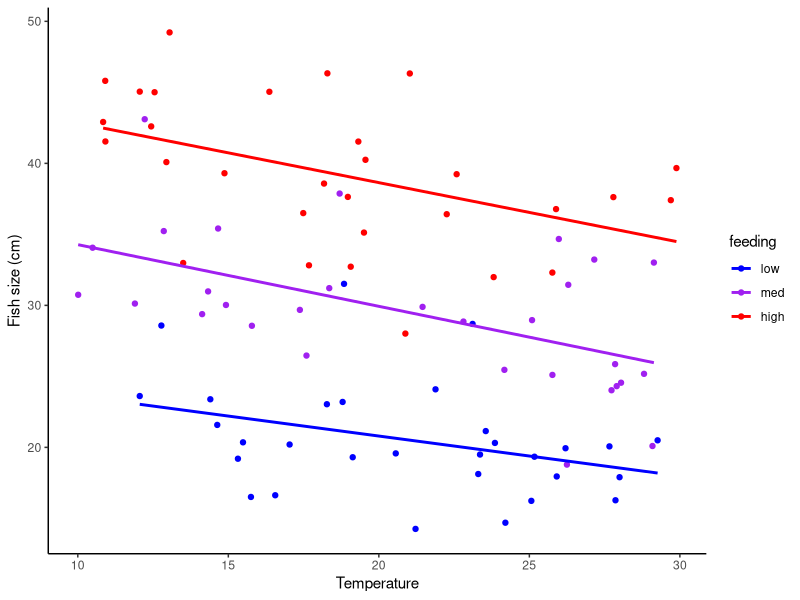
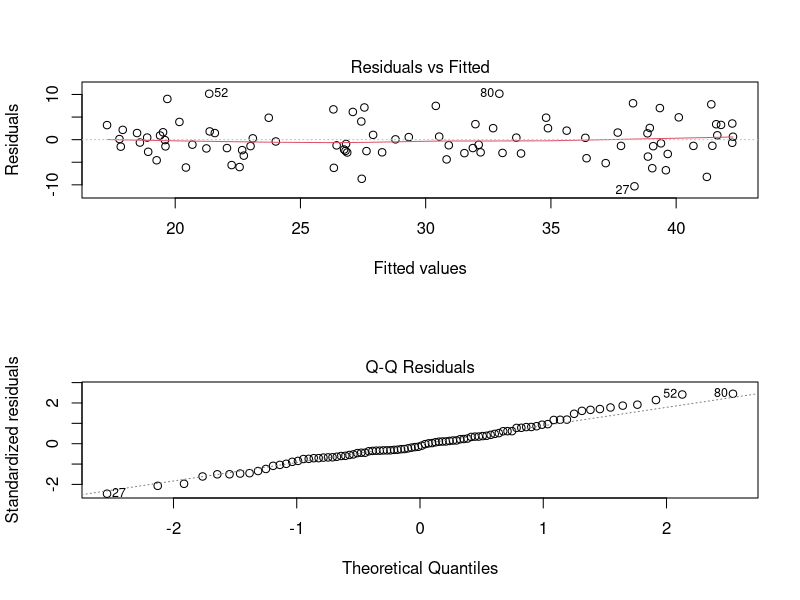
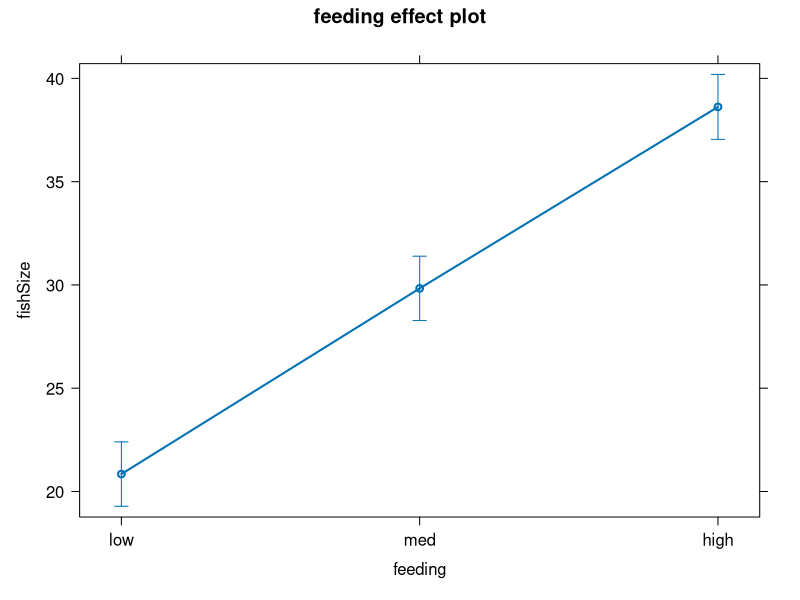
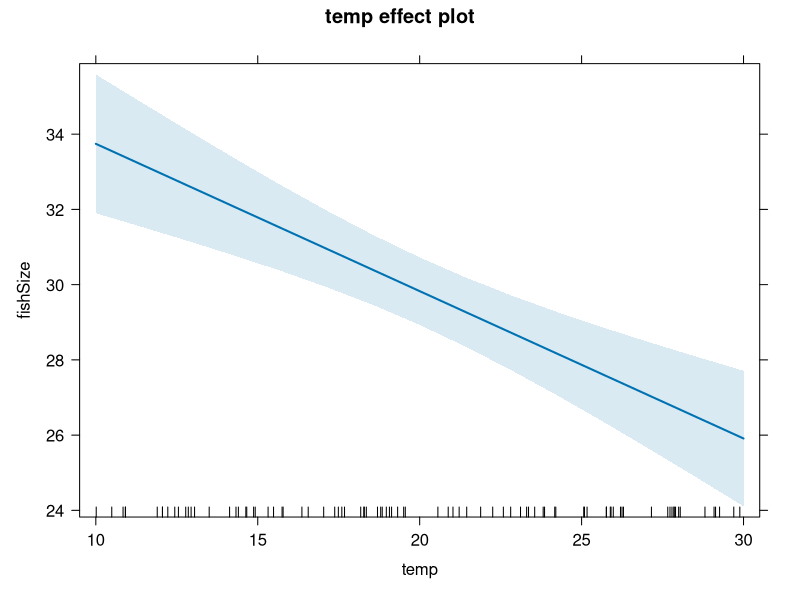
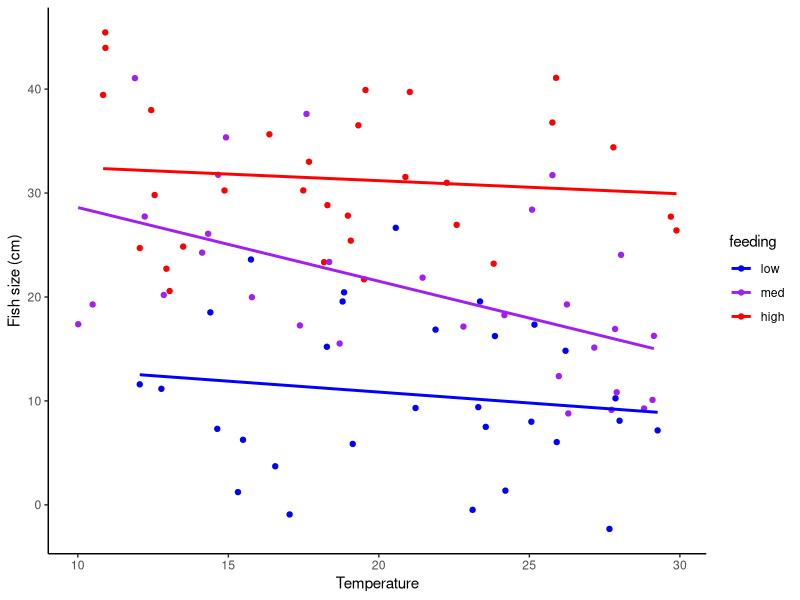
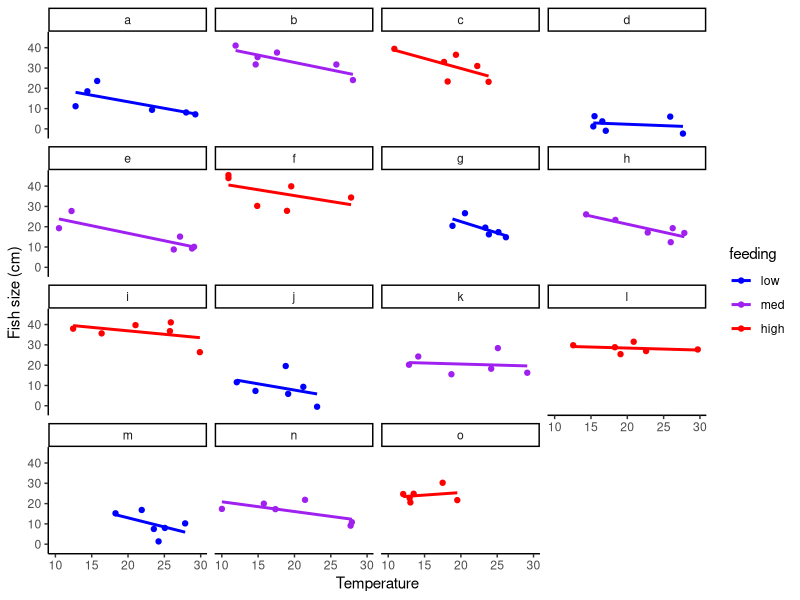
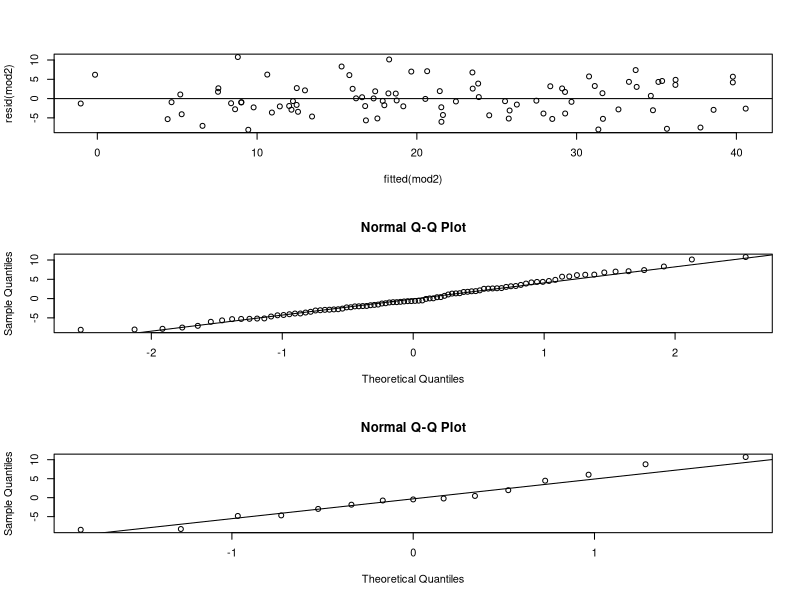

Write the R code that produced these figures, in order.
#Example of fitting process for linear mixed effects models
#Written by Sam Robinson, winter 2020
library(lme4)
library(tidyverse)
library(effects)
theme_set(theme_classic())

rm(list=ls())
# Simple linear model (lm) ------------------------------------------------

#First, generate some data:
#Fish sizes in some population are driven by temperature (temp) and feeding (low, med, high)

set.seed(123) #Make sure we get the same random numbers

N <- 90
temp <- runif(N,10,30) 
feeding <- rep(c('low','med','high'),length.out=N)
feeding <- factor(feeding,levels=c('low','med','high'))

slopeTemp <- -0.5 #For each extra degree, fish are 0.5cm smaller
int <- 30
slopeMed <- 10
slopeHigh <- 20
allCoefs <- c(int,slopeMed,slopeHigh,slopeTemp)
noise <- 5 #Error term (SD of residuals)
fishSize <- model.matrix(~feeding+temp) %*% allCoefs + rnorm(N,0,noise) 

#Put everything together in a data frame
fishDat <- data.frame(fishSize=fishSize,temp=temp,feeding=feeding)

#Take a look at the data
ggplot(fishDat,aes(x=temp,y=fishSize,col=feeding))+
  geom_point()+geom_smooth(method='lm',se=F)+
  scale_colour_manual(values=c('blue','purple','red'))+
  labs(x='Temperature',y='Fish size (cm)')

#Fit model
mod1 <- lm(fishSize~feeding+temp,data=fishDat)
summary(mod1) #Get a summary of model

#Check residuals
par(mfrow=c(2,1))
#These look OK. Can also do formal tests (Shapiro-Wilk, Kolmogorov-Smirnoff),
#but these often don't work well.
plot(mod1,which=c(1,2)) 
par(mfrow=c(1,1))

#Check strength of terms

#Beware of using this. This is a Type-I or "sequential" ANOVA that drops terms
#in order they are specified. This means that the p-values can change depending
#on the order the terms were entered in the model (try switching feeding/temp
#and run this again)
anova(mod1) 

#Better to use this. This is a Type-III ANOVA that drops terms individually.
drop1(mod1,test='F')

#Plot the model results

#If we want to show only the effect of one term, we need to "subtract out" the
#effect of the others. This is called a partial effects plot. It's fairly
#straightforward to do this in base R, but there's a package called Effects that
#is handy for this.

#Say we were only interested in the effect of feeding
(feedEff <- effect('feeding',mod1))
#This next plot is ugly, but informative. Use ?plot.eff and change plotting
#parameters to make it less ugly.
plot(feedEff,partial.residuals = TRUE) 

#Effect of temperature (same as above)
effect('temp',mod1)
plot(effect('temp',mod1),partial.residuals = TRUE)


# Mixed effects model (lmer) -----------------------------------------------------

#NOTE: mixed effects models, random effects models, and heirarchical models are all the same thing

#Let's use the same data as above, but now, all the fish come from a set of 15
#different lakes
Nlakes <- 15
lakes <- factor(rep(letters[1:Nlakes],length.out=N))

#Each lake, for some reason, has bigger or smaller fish, and this is from a
#normal distribution with a mean = 0, SD = 8
lakeNoise <- 8 #SD for lakesv
lakeEffect <- rnorm(Nlakes,0,lakeNoise) #Effect of each lake

fishDat2 <- fishDat #Copy first dataframe
fishDat2$lakes <- lakes
fishDat2$fishSize <- model.matrix(~feeding+temp) %*% allCoefs + 
  model.matrix(~lakes) %*% lakeEffect + 
  rnorm(N,0,noise) 

#If you don't account for lakes... weird things may happen. In this case, it
#looks like there's a temp:feeding interaction, but this is caused by
#differences between lakes

ggplot(fishDat2,aes(x=temp,y=fishSize,col=feeding))+
  geom_point()+geom_smooth(method='lm',se=F)+
  scale_colour_manual(values=c('blue','purple','red'))+
  labs(x='Temperature',y='Fish size (cm)')

#This is a plot of each lake (a to o). Some lakes are weirdly higher than
#others.
ggplot(fishDat2,aes(x=temp,y=fishSize,col=feeding))+
  geom_point()+geom_smooth(method='lm',se=F)+
  facet_wrap(~lakes)+
  scale_colour_manual(values=c('blue','purple','red'))+
  labs(x='Temperature',y='Fish size (cm)')

#Fits "lakes" as a random effect. In essence, this is fitting the same model as
#above, but assuming that the size of the fish in each lake is randomly higher
#or lower than the "average" lake, and that these random changes between lakes
#are normally distributed.

mod2 <- lmer(fishSize~temp+feeding+(1|lakes),data=fishDat2)

#This is similar to fitting a fixed effect (e.g. in the model above, feeding was
#a fixed effect with 3 levels -- low, med, high), but with a conjugate prior set
#to zero with a SD that is to be estimated. This can be hard to understand, but
#here are the basic differences between random and fixed effects:

#1) Random effects "pool" variance between groups. This means that the means of
#lakes with few samples are actually pulled towards the mean of the other lakes
#(called "shrinkage"). 
#2) Random effects in lmer rely on the distribution of lake effects to be
#normal. This may or may not be true, but it's often a good starting point.
#3) Because the function is estimating a normal distribution of
#lake effects, this means that you need a larger number of lakes in order to be
#confident about this estimate. Usually about 6 is the bare minimum. If you have
#less than 6 lakes (sites/subjects/ect) then it's probably better to just fit
#them as a fixed effect.

#Check the model assumptions:
par(mfrow=c(3,1)) 
#Distribution of residuals
plot(fitted(mod2),resid(mod2)); abline(h=0)
qqnorm(resid(mod2)); qqline(resid(mod2)) 
#Distribution of random effects
qqnorm(unlist(ranef(mod2))); qqline(unlist(ranef(mod2))) 
par(mfrow=c(1,1))
#These all look OK

#lmer doesn't provide p-values because one of the package authors doesn't believe they can be calculated (easily) for mixed-effects models.
summary(mod2)
